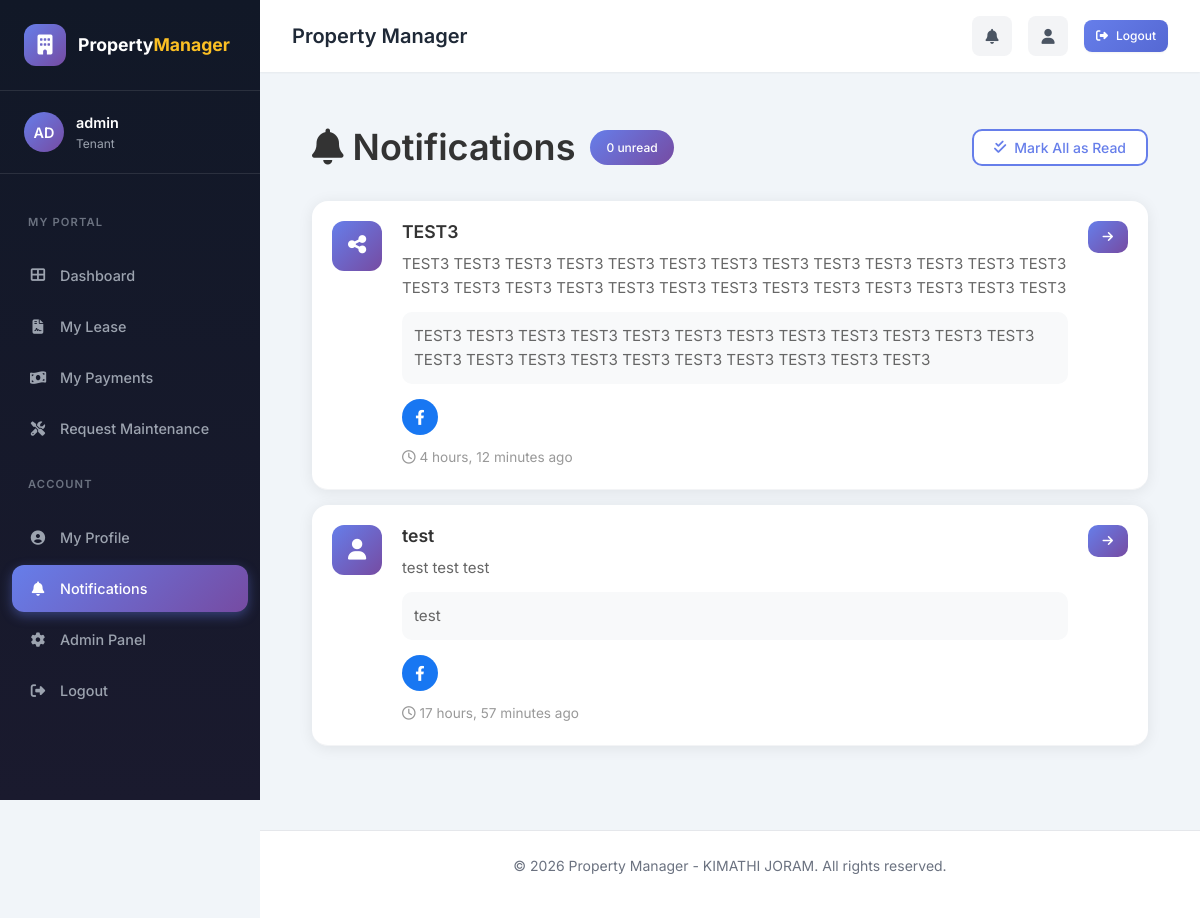
The app's page /notifications/ (signed in) with its own data.
### apartments/models.py (models this page shows, shortened)
class UserProfile(models.Model):
    ROLE_CHOICES = [
        ('admin', 'System Administrator'),
        ('owner', 'Property Owner'),
        ('manager', 'Property Manager'),
        ('accountant', 'Accountant / Finance Officer'),
        ('maintenance', 'Maintenance Staff'),
        ('security', 'Security / Gate Officer'),
        ('tenant', 'Tenant'),
    ]
    user = models.OneToOneField(User, on_delete=models.CASCADE, related_name='profile')
    role = models.CharField(max_length=20, choices=ROLE_CHOICES, default='tenant')
    phone = models.CharField(max_length=20, blank=True)
    national_id = models.CharField(max_length=20, blank=True, help_text="National ID/Passport")
    profile_photo = models.ImageField(upload_to='profiles/', blank=True, null=True)
    date_of_birth = models.DateField(null=True, blank=True)
    address = models.TextField(blank=True)
    city = models.CharField(max_length=100, blank=True)
    county = models.CharField(max_length=100, blank=True)
    postal_code = models.CharField(max_length=20, blank=True)
    kra_pin = models.CharField(max_length=20, blank=True, help_text="KRA PIN (Kenya)")
    years_experience = models.IntegerField(default=0, blank=True)
    company_name = models.CharField(max_length=200, blank=True)
    license_number = models.CharField(max_length=100, blank=True)
    skill_type = models.CharField(max_length=100, blank=True, help_text="For maintenance: Plumber, Electrician, etc.")
    bank_name = models.CharField(max_length=100, blank=True)
    account_number = models.CharField(max_length=50, blank=True)
    bank_branch = models.CharField(max_length=100, blank=True)
    mpesa_paybill = models.CharField(max_length=50, blank=True)
    mpesa_till = models.CharField(max_length=50, blank=True)
    can_add_tenants = models.BooleanField(default=False, help_text="Can add new tenants")
    can_approve_payments = models.BooleanField(default=False, help_text="Can approve payments")
    can_view_reports = models.BooleanField(default=False, help_text="Can view financial reports")
    can_create_lease = models.BooleanField(default=False, help_text="Can create lease agreements")
    can_create_payment = models.BooleanField(default=False, help_text="Can record payments")
    can_create_maintenance = models.BooleanField(default=False, help_text="Can create maintenance requests")
    can_manage_properties = models.BooleanField(default=False, help_text="Can add/edit properties")
    can_manage_apartments = models.BooleanField(default=False, help_text="Can add/edit apartments")
    can_manage_users = models.BooleanField(default=False, help_text="Can manage user accounts")
    can_view_all_payments = models.BooleanField(default=False, help_text="Can view all payment records")
    can_view_all_maintenance = models.BooleanField(default=False, help_text="Can view all maintenance requests")
    assigned_property = models.ForeignKey('Property', on_delete=models.SET_NULL, null=True, blank=True, related_name='assigned_staff')
    availability_status = models.CharField(max_length=20, choices=[
        ('available', 'Available'),
        ('busy', 'Busy'),
        ('off', 'Off Duty'),
    ], default='available')
    shift = models.CharField(max_length=20, choices=[
        ('day', 'Day'),
        ('night', 'Night'),
    ], blank=True)
    supervisor_name = models.CharField(max_length=200, blank=True)
    assigned_gate = models.CharField(max_length=50, blank=True)
    emergency_contact_name = models.CharField(max_length=200, blank=True)
    emergency_contact_phone = models.CharField(max_length=20, blank=True)
    emergency_contact_relation = models.CharField(max_length=50, blank=True)
    created_at = models.DateTimeField(auto_now_add=True)
    updated_at = models.DateTimeField(auto_now=True)

class Notification(models.Model):
    NOTIFICATION_TYPES = [
        ('payment', 'Payment'),
        ('lease', 'Lease'),
        ('maintenance', 'Maintenance'),
        ('expense', 'Expense'),
        ('tenant', 'Tenant'),
        ('system', 'System'),
        ('announcement', 'Announcement'),
        ('social', 'Social Media'),
    ]
    TARGET_AUDIENCE = [
        ('all', 'All Users'),
        ('tenants', 'Tenants Only'),
        ('owners', 'Property Owners'),
        ('staff', 'Staff Members'),
        ('specific', 'Specific User'),
    ]
    recipient = models.ForeignKey(User, on_delete=models.CASCADE, related_name='notifications', null=True, blank=True)
    recipient_username = models.CharField(max_length=150, blank=True, help_text="Username if target is specific user")
    notification_type = models.CharField(max_length=20, choices=NOTIFICATION_TYPES)
    target_audience = models.CharField(max_length=20, choices=TARGET_AUDIENCE, default='all')
    title = models.CharField(max_length=200)
    message = models.TextField()
    description = models.TextField(blank=True, help_text="Detailed description")
    link = models.CharField(max_length=500, blank=True, help_text="Main link (e.g., Google form)")
    image_url = models.URLField(max_length=500, blank=True, help_text="Image URL (e.g., from GitHub)")
    social_links = models.JSONField(default=dict, blank=True, help_text="Social media links as JSON: {'facebook': 'url', 'twitter': 'url', 'instagram': 'url', 'linkedin': 'url', 'youtube': 'url', 'tiktok': 'url', 'whatsapp': 'url'}")
    is_read = models.BooleanField(default=False)
    created_at = models.DateTimeField(auto_now_add=True)
    class Meta:
        ordering = ['-created_at']
        indexes = [
            models.Index(fields=['recipient', 'is_read', '-created_at']),
        ]

### apartments/views.py (the view, shortened to what this page needs)
# urls.py: path('notifications/', views.notifications_list, name='notifications_list'),
@login_required
def notifications_list(request):
    notifications = Notification.objects.filter(
        models.Q(recipient=request.user) | models.Q(recipient=None, target_audience='all') | models.Q(recipient=None, target_audience='tenants') | models.Q(recipient=None, target_audience='owners') | models.Q(recipient=None, target_audience='staff')
    )
    user_notifications = []
    try:
        profile = request.user.profile
        user_role = profile.role if profile else None
        for notif in notifications:
            if notif.recipient is not None and notif.recipient == request.user:
                user_notifications.append(notif)
    except:
        user_notifications = Notification.objects.filter(recipient=None)
    notifications = list(set(user_notifications))
    notifications.sort(key=lambda x: x.created_at, reverse=True)
    unread_count = sum(1 for n in notifications if not n.is_read)
    if request.method == 'POST' and 'mark_all_read' in request.POST:
        for notif in notifications:
            if not notif.is_read:
                notif.is_read = True
                notif.save()
        messages.success(request, 'All notifications marked as read')
    context = {
        'notifications': notifications[:50],
        'unread_count': unread_count,
    }
    return render(request, 'apartments/notifications.html', context)

### templates/apartments/notifications.html (shortened to what this page needs)
{% extends 'base.html' %}
{% block content %}
<div class="notifications-container">
    <div class="page-header">
        <div class="header-content">
            <h1><i class="fas fa-bell"></i> Notifications</h1>
            <span class="badge badge-primary">{{ unread_count }} unread</span>
        </div>
        {% if notifications %}
        <form method="post" class="mark-all-form">
            <button type="submit" name="mark_all_read" class="btn btn-outline">
                <i class="fas fa-check-double"></i> Mark All as Read
            </button>
        </form>
        {% endif %}
    </div>
    {% if notifications %}
    <div class="notifications-list">
        {% for notification in notifications %}
        <div class="notification-item {% if not notification.is_read %}unread{% endif %}">
            <div class="notification-icon">
                {% if notification.notification_type == 'payment' %}
                <i class="fas fa-money-bill-wave"></i>
                {% elif notification.notification_type == 'lease' %}
                <i class="fas fa-file-contract"></i>
                {% elif notification.notification_type == 'maintenance' %}
                <i class="fas fa-tools"></i>
                {% elif notification.notification_type == 'expense' %}
                <i class="fas fa-receipt"></i>
                {% elif notification.notification_type == 'tenant' %}
                <i class="fas fa-user"></i>
                {% elif notification.notification_type == 'announcement' %}
                <i class="fas fa-bullhorn"></i>
                {% elif notification.notification_type == 'social' %}
                <i class="fas fa-share-alt"></i>
                {% else %}
                <i class="fas fa-info-circle"></i>
                {% endif %}
            </div>
            <div class="notification-content">
                <h4>{{ notification.title }}</h4>
                <p>{{ notification.message }}</p>
                {% if notification.description %}
                <div class="notification-description">
                    {{ notification.description|linebreaks }}
                </div>
                {% endif %}
                {% if notification.social_links %}
                <div class="notification-social">
                    {% if notification.social_links.facebook %}
                    <a href="{{ notification.social_links.facebook }}" target="_blank" class="social-icon" title="Facebook" style="background: #1877f2;">
                        <i class="fab fa-facebook-f"></i>
                    </a>
                    {% endif %}
                </div>
                {% endif %}
                <span class="notification-time">
                    <i class="far fa-clock"></i> {{ notification.created_at|timesince }} ago
                </span>
            </div>
            <div class="notification-actions">
                {% if notification.link %}
                <a href="{% url 'notification_mark_read' notification.pk %}" class="btn btn-sm">
                    <i class="fas fa-arrow-right"></i>
                </a>
                {% endif %}
            </div>
        </div>
        {% endfor %}
    </div>
    {% else %}
    <div class="empty-state">
        <i class="fas fa-bell-slash"></i>
        <h3>No Notifications</h3>
        <p>You're all caught up! Check back later for updates.</p>
    </div>
    {% endif %}
</div>
{% endblock %}

### templates/base.html (shortened to what this page needs)
{% load static %}
    <!DOCTYPE html>
<html lang="en">
<head>
    <link rel="stylesheet" href="https://cdnjs.cloudflare.com/ajax/libs/font-awesome/6.4.0/css/all.min.css">
    <link rel="stylesheet" href="{% static 'style.css' %}">
</head>
<body class="{% block body_class %}{% endblock %}" oncontextmenu="return {% if user.is_staff or user.is_superuser %}true{% else %}false{% endif %};" onselectstart="return {% if user.is_staff or user.is_superuser %}true{% else %}false{% endif %};" oncopy="return {% if user.is_staff or user.is_superuser %}true{% else %}false{% endif %};" style="">
    <div class="app-container">
        {% if user.is_authenticated %}
        <aside class="sidebar">
            <div class="sidebar-header">
                <a href="{% url 'dashboard' %}" class="logo">
                    <div class="logo-icon">
                        <i class="fas fa-building"></i>
                    </div>
                    <div class="logo-text">Property<span>Manager</span></div>
                </a>
            </div>
            <div class="sidebar-user">
                <div class="user-avatar">{% if user.get_initials %}{{ user.get_initials }}{% else %}{{ user.username|slice:"2"|upper }}{% endif %}</div>
                <div class="user-info">
                    <div class="user-name">{{ user.get_full_name|default:user.username }}</div>
                    <div class="user-role">{% if user.profile %}{{ user.profile.get_role_display }}{% else %}User{% endif %}</div>
                </div>
            </div>
            <nav class="nav-menu">
                {% if user.profile.role == 'tenant' %}
                <div class="nav-section">
                    <div class="nav-section-title">My Portal</div>
                </div>
                <div class="nav-item">
                    <a href="{% url 'dashboard' %}" class="nav-link {% if request.path == '/' %}active{% endif %}">
                        <i class="fas fa-th-large"></i>
                        <span>Dashboard</span>
                    </a>
                </div>
                <div class="nav-item">
                    <a href="{% url 'lease_list' %}" class="nav-link {% if '/leases' in request.path %}active{% endif %}">
                        <i class="fas fa-file-contract"></i>
                        <span>My Lease</span>
                    </a>
                </div>
                <div class="nav-item">
                    <a href="{% url 'payment_list' %}" class="nav-link {% if '/payments' in request.path %}active{% endif %}">
                        <i class="fas fa-money-bill-wave"></i>
                        <span>My Payments</span>
                    </a>
                </div>
                <div class="nav-item">
                    <a href="{% url 'maintenance_list' %}" class="nav-link {% if '/maintenance' in request.path %}active{% endif %}">
                        <i class="fas fa-tools"></i>
                        <span>Request Maintenance</span>
                    </a>
                </div>
                {% endif %}
                <div class="nav-section">
                    <div class="nav-section-title">Account</div>
                </div>
                <div class="nav-item">
                    <a href="{% url 'profile' %}" class="nav-link {% if '/profile' in request.path %}active{% endif %}">
                        <i class="fas fa-user-circle"></i>
                        <span>My Profile</span>
                    </a>
                </div>
                <div class="nav-item">
                    <a href="{% url 'notifications_list' %}" class="nav-link {% if '/notifications' in request.path %}active{% endif %}">
                        <i class="fas fa-bell"></i>
                        <span>Notifications</span>
                    </a>
                </div>
                {% if user.is_staff %}
                <div class="nav-item">
                    <a href="{% url 'admin:index' %}" target="_blank" class="nav-link">
                        <i class="fas fa-cog"></i>
                        <span>Admin Panel</span>
                    </a>
                </div>
                {% endif %}
                <div class="nav-item">
                    <a href="{% url 'logout' %}" class="nav-link">
                        <i class="fas fa-sign-out-alt"></i>
                        <span>Logout</span>
                    </a>
                </div>
            </nav>
        </aside>
        {% endif %}
        <main class="main-content">
            <header class="top-header">
                <h1 class="page-title">
                    {% if request.path == '/' %}Dashboard{% elif '/properties' in request.path %}Properties{% elif '/apartments' in request.path %}Apartments{% elif '/tenants' in request.path %}Tenants{% elif '/leases' in request.path %}Leases{% elif '/payments' in request.path %}Payments{% elif '/expenses' in request.path %}Expenses{% elif '/maintenance' in request.path %}Maintenance{% elif '/gis' in request.path %}GIS Map{% elif '/reports' in request.path %}Reports{% else %}Property Manager{% endif %}
                </h1>
                <div class="header-actions">
                    <a href="{% url 'notifications_list' %}" class="header-btn">
                        <i class="fas fa-bell"></i>
                    </a>
                    <a href="{% url 'profile' %}" class="header-btn">
                        <i class="fas fa-user"></i>
                    </a>
                    <a href="{% url 'logout' %}" class="btn btn-primary btn-sm">
                        <i class="fas fa-sign-out-alt"></i> Logout
                    </a>
                </div>
            </header>
            <div class="container">
                {% block content %}{% endblock %}
            </div>
            <footer class="footer">
                <p>&copy; 2026 Property Manager - KIMATHI JORAM. All rights reserved.</p>
            </footer>
        </main>
    </div>
</body>
</html>

### records on screen
Notification: notification_type "social" (drawn), title "TEST3", message "TEST3 TEST3 TEST3 TEST3 TEST3 TEST3 TEST3 TEST3 TEST3 TEST3 TEST3 TEST3 TEST3 TEST3 TEST3 TEST3 TEST3 TEST3 TEST3 TEST3 TEST3 TEST3 TEST3 TEST3 TEST3 TEST3", description "TEST3 TEST3 TEST3 TEST3 TEST3 TEST3 TEST3 TEST3 TEST3 TEST3 TEST3 TEST3 TEST3 TEST3 TEST3 TEST3 TEST3 TEST3 TEST3 TEST3 TEST3 TEST3", created_at "4 hours, 12 minutes"
Notification: notification_type "tenant" (drawn), title "test", message "test test test", description "test", created_at "17 hours, 57 minutes"

### other values on screen
{{ user.username|slice:"2"|upper }} "AD"
{{ user.get_full_name|default:user.username }} "admin"
{{ user.profile.get_role_display }} "Tenant"
{{ unread_count }} "0"
